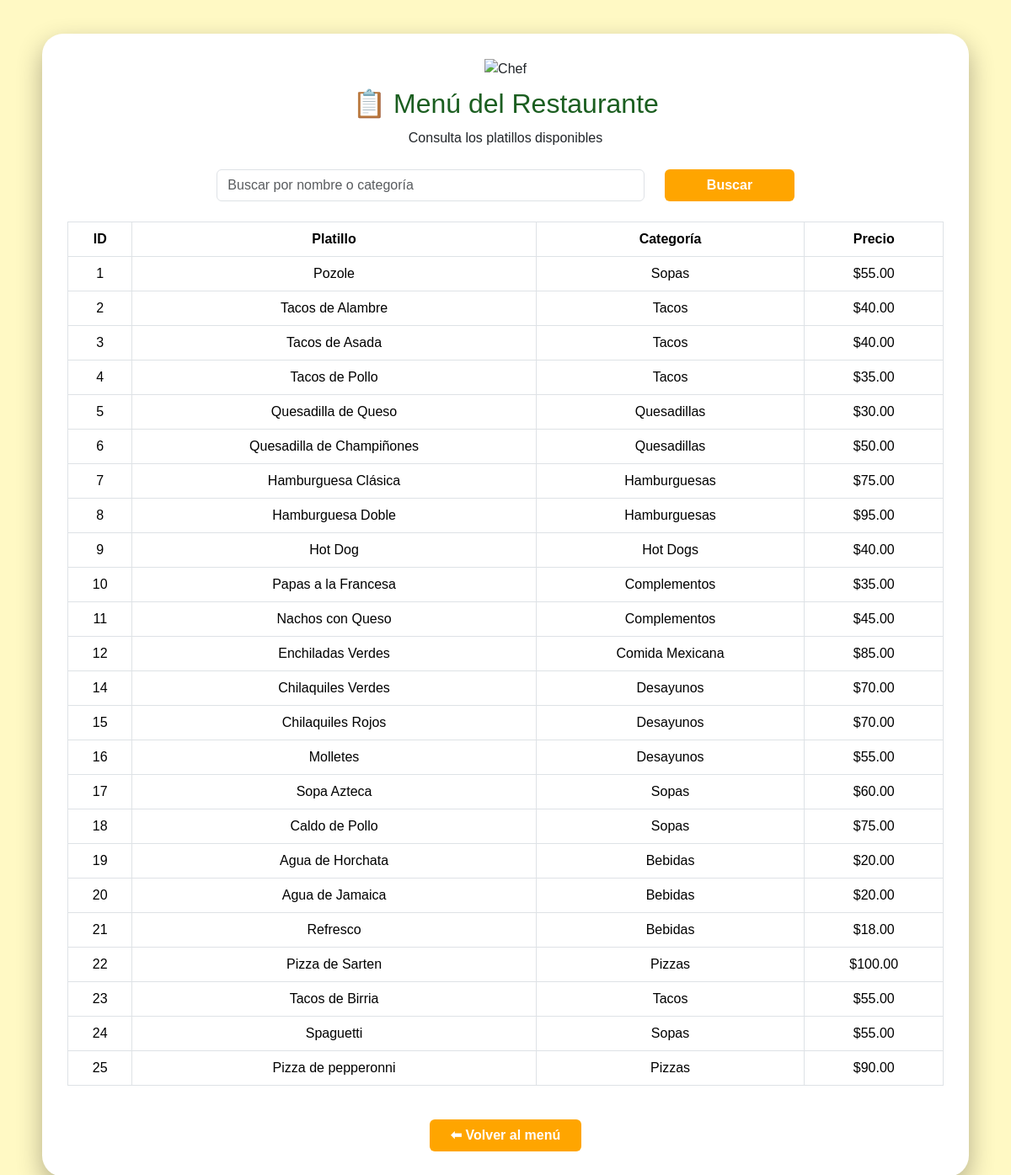
/consultar.php, run on the app's committed database.
### tables this page shows
CREATE TABLE `platillos` (
  `id` int(11) NOT NULL,
  `nombre` varchar(50) DEFAULT NULL,
  `categoria` varchar(30) DEFAULT NULL,
  `precio` decimal(6,2) DEFAULT NULL
);

### consultar.php (the view, shortened to what this page needs)
<?php
include("conexion.php");
$busqueda = "";
if (isset($_GET["buscar"])) {
    $busqueda = $_GET["busqueda"];
    $sql = "SELECT * FROM platillos
            WHERE nombre LIKE '%$busqueda%'
            OR categoria LIKE '%$busqueda%'";
} else {
    $sql = "SELECT * FROM platillos";
}
$resultado = mysqli_query($conexion, $sql);
?>
<!DOCTYPE html>
<html lang="es">
<head>
    <link href="https://cdn.jsdelivr.net/npm/bootstrap@5.3.2/dist/css/bootstrap.min.css" rel="stylesheet">
</head>
<body>
<div class="contenedor">
    <div class="header">
        <img src="img/chef.jpg" alt="Chef">
        <h2>📋 Menú del Restaurante</h2>
        <p>Consulta los platillos disponibles</p>
    </div>
    <form method="get" class="row mb-4 justify-content-center">
        <div class="col-md-6">
            <input type="text" name="busqueda" class="form-control"
                   placeholder="Buscar por nombre o categoría"
                   value="<?php echo $busqueda; ?>">
        </div>
        <div class="col-md-2">
            <button type="submit" name="buscar" class="btn btn-naranja w-100">
                Buscar
            </button>
        </div>
    </form>
    <div class="table-responsive">
        <table class="table table-bordered text-center align-middle">
            <thead>
                <tr>
                    <th>ID</th>
                    <th>Platillo</th>
                    <th>Categoría</th>
                    <th>Precio</th>
                </tr>
            </thead>
            <tbody>
                <?php if (mysqli_num_rows($resultado) > 0) { ?>
                    <?php while ($fila = mysqli_fetch_assoc($resultado)) { ?>
                    <tr>
                        <td><?php echo $fila["id"]; ?></td>
                        <td><?php echo $fila["nombre"]; ?></td>
                        <td><?php echo $fila["categoria"]; ?></td>
                        <td>$<?php echo number_format($fila["precio"], 2); ?></td>
                    </tr>
                    <?php } ?>
                <?php } else { ?>
                    <tr>
                        <td colspan="4">No se encontraron platillos</td>
                    </tr>
                <?php } ?>
            </tbody>
        </table>
    </div>
    <div class="text-center mt-4">
        <a href="index.php" class="btn btn-naranja px-4">
            ⬅ Volver al menú
        </a>
    </div>
</div>
</body>
</html>

### consultar.php (style rules this page uses)
body { background: #fff9c4; min-height: 100vh; font-family: Arial, sans-serif; }
.contenedor { max-width: 1100px; margin: 40px auto; background: white; border-radius: 25px; box-shadow: 0 12px 30px rgba(0,0,0,0.3); padding: 30px; }
.header { text-align: center; margin-bottom: 25px; }
.header img { width: 120px; margin-bottom: 10px; }
h2 { color: #1b5e20; margin-bottom: 10px; }
table thead { background: #4caf50; color: white; }
.btn-naranja { background: orange; color: white; font-weight: bold; }

### data on the page
platillos: id "1", nombre "Pozole", categoria "Sopas", precio "55.00"
platillos: id "2", nombre "Tacos de Alambre", categoria "Tacos", precio "40.00"
platillos: id "3", nombre "Tacos de Asada", categoria "Tacos", precio "40.00"
platillos: id "4", nombre "Tacos de Pollo", categoria "Tacos", precio "35.00"
platillos: id "5", nombre "Quesadilla de Queso", categoria "Quesadillas", precio "30.00"
platillos: id "6", nombre "Quesadilla de Champiñones", categoria "Quesadillas", precio "50.00"
platillos: id "7", nombre "Hamburguesa Clásica", categoria "Hamburguesas", precio "75.00"
platillos: id "8", nombre "Hamburguesa Doble", categoria "Hamburguesas", precio "95.00"
platillos: id "9", nombre "Hot Dog", categoria "Hot Dogs", precio "40.00"
platillos: id "10", nombre "Papas a la Francesa", categoria "Complementos", precio "35.00"
platillos: id "11", nombre "Nachos con Queso", categoria "Complementos", precio "45.00"
platillos: id "12", nombre "Enchiladas Verdes", categoria "Comida Mexicana", precio "85.00"
platillos: id "14", nombre "Chilaquiles Verdes", categoria "Desayunos", precio "70.00"
platillos: id "15", nombre "Chilaquiles Rojos", categoria "Desayunos", precio "70.00"
platillos: id "16", nombre "Molletes", categoria "Desayunos", precio "55.00"
platillos: id "17", nombre "Sopa Azteca", categoria "Sopas", precio "60.00"
platillos: id "18", nombre "Caldo de Pollo", categoria "Sopas", precio "75.00"
platillos: id "19", nombre "Agua de Horchata", categoria "Bebidas", precio "20.00"
platillos: id "20", nombre "Agua de Jamaica", categoria "Bebidas", precio "20.00"
platillos: id "21", nombre "Refresco", categoria "Bebidas", precio "18.00"
platillos: id "22", nombre "Pizza de Sarten", categoria "Pizzas", precio "100.00"
platillos: id "23", nombre "Tacos de Birria", categoria "Tacos", precio "55.00"
platillos: id "24", nombre "Spaguetti", categoria "Sopas", precio "55.00"
platillos: id "25", nombre "Pizza de pepperonni", categoria "Pizzas", precio "90.00"
